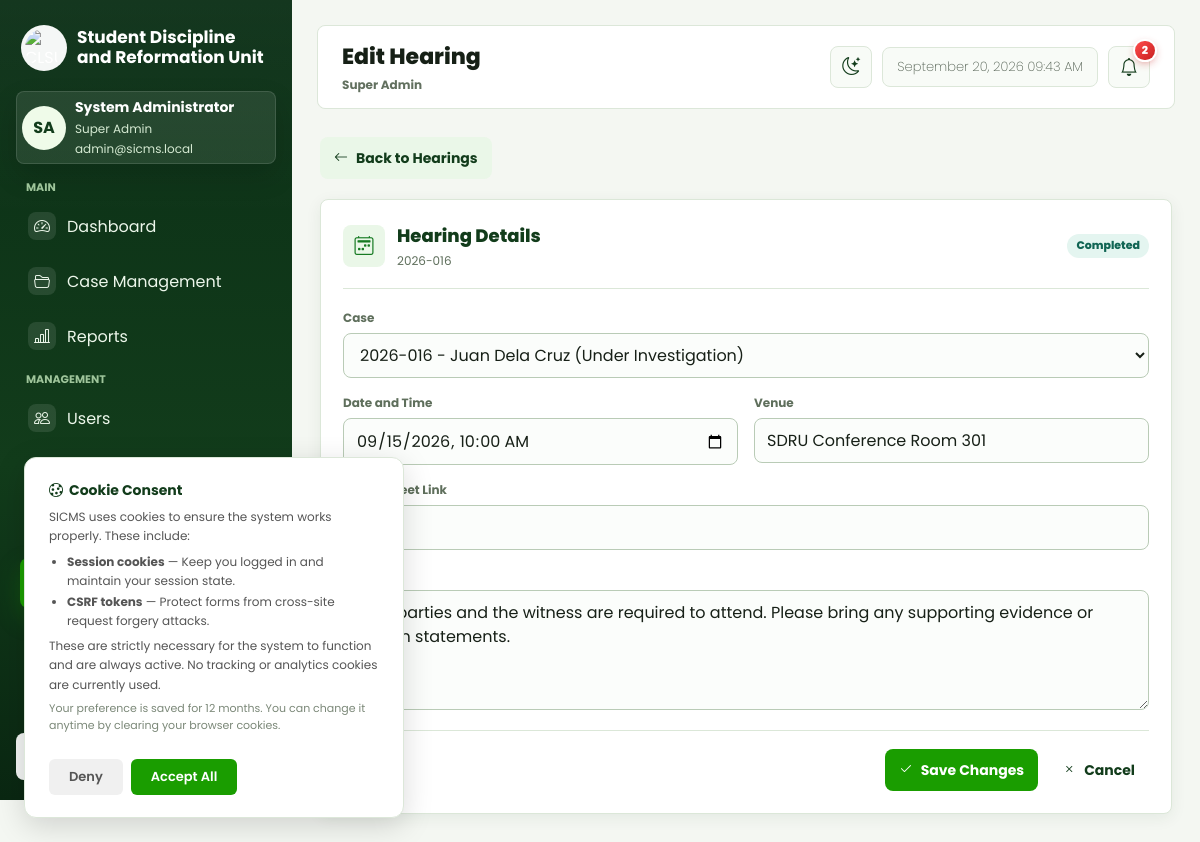
Page /web/views/hearings/edit.php?id=1 (signed in) on the earlier database version.
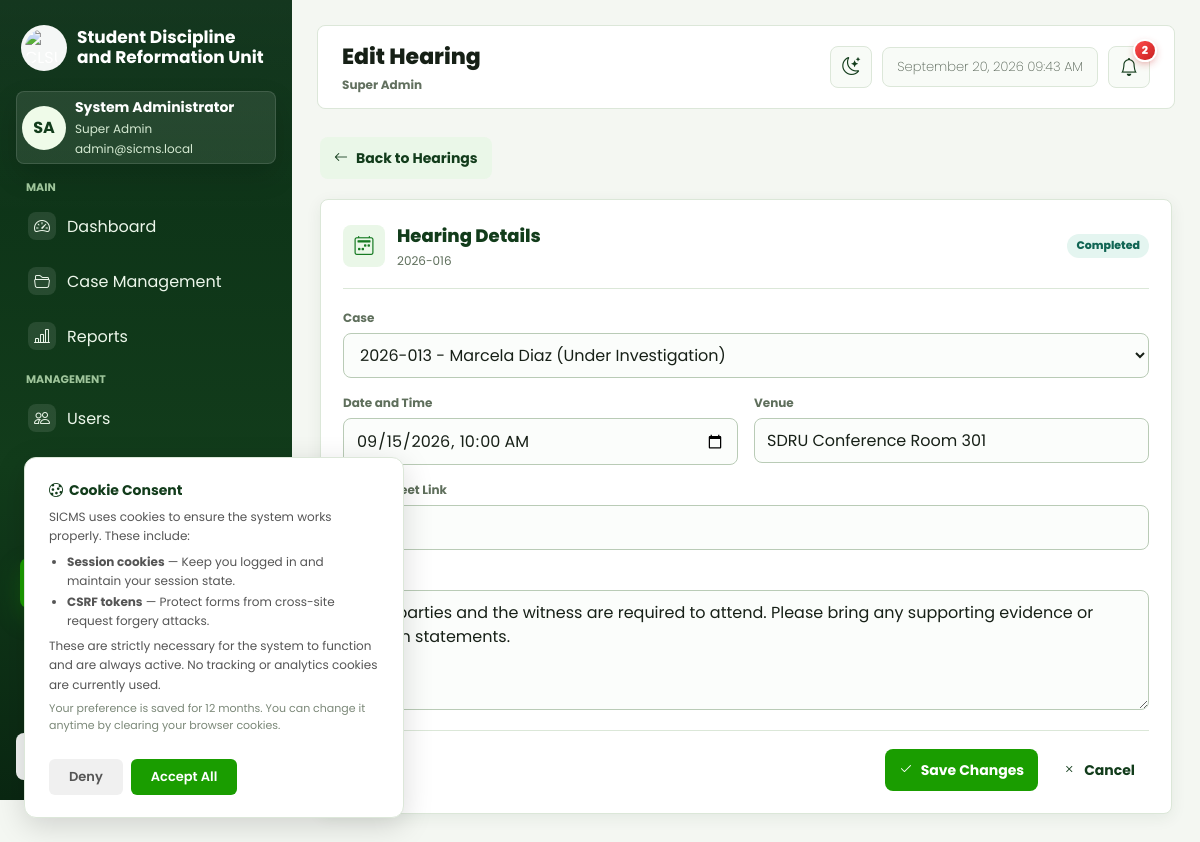
Same page on the later database version.
### tables this page shows
CREATE TABLE `hearings` (
  `hearing_id` int(10) unsigned NOT NULL AUTO_INCREMENT,
  `complaint_id` int(10) unsigned NOT NULL,
  `scheduled_by_account_id` int(10) unsigned DEFAULT NULL,
  `hearing_datetime` datetime DEFAULT NULL,
  `venue` varchar(255) DEFAULT NULL,
  `google_meet_link` varchar(500) DEFAULT NULL,
  `google_event_id` varchar(1024) DEFAULT NULL,
  `remarks` text DEFAULT NULL,
  `status` varchar(50) NOT NULL DEFAULT 'Scheduled',
  `created_at` datetime NOT NULL DEFAULT current_timestamp(),
  `updated_at` datetime NOT NULL DEFAULT current_timestamp() ON UPDATE current_timestamp(),
  PRIMARY KEY (`hearing_id`),
  KEY `idx_hearings_complaint` (`complaint_id`),
  KEY `idx_hearings_scheduled_by` (`scheduled_by_account_id`),
  KEY `idx_hearings_status` (`status`),
  KEY `idx_hearings_datetime` (`hearing_datetime`),
  CONSTRAINT `fk_hearings_complaint` FOREIGN KEY (`complaint_id`) REFERENCES `complaints` (`complaint_id`) ON DELETE CASCADE,
  CONSTRAINT `fk_hearings_scheduler` FOREIGN KEY (`scheduled_by_account_id`) REFERENCES `accounts` (`account_id`)
);

CREATE TABLE `complaints` (
  `complaint_id` int(10) unsigned NOT NULL AUTO_INCREMENT,
  `case_number` varchar(50) NOT NULL,
  `complaint_title` varchar(255) NOT NULL,
  `submitted_by_account_id` int(10) unsigned NOT NULL,
  `complainant_name` varchar(255) NOT NULL,
  `complainant_gender` varchar(20) DEFAULT NULL,
  `complainant_type` varchar(50) NOT NULL DEFAULT 'Student',
  `complainant_relationship` varchar(100) DEFAULT NULL,
  `complainant_employee_no` varchar(100) DEFAULT NULL,
  `complainant_department` varchar(255) DEFAULT NULL,
  `complainant_position` varchar(255) DEFAULT NULL,
  `complainant_affiliation` varchar(255) DEFAULT NULL,
  `complainant_purpose` varchar(255) DEFAULT NULL,
  `complainant_student_no` varchar(50) DEFAULT NULL,
  `complainant_email` varchar(255) DEFAULT NULL,
  `complainant_contact` varchar(50) DEFAULT NULL,
  `complainant_college` varchar(255) DEFAULT NULL,
  `complainant_course` varchar(255) DEFAULT NULL,
  `complainant_year_level` varchar(50) DEFAULT NULL,
  `complainant_section` varchar(50) DEFAULT NULL,
  `complainant_course_year` varchar(100) DEFAULT NULL,
  `case_classification` varchar(100) NOT NULL,
  `incident_datetime` datetime DEFAULT NULL,
  `incident_location` varchar(255) DEFAULT NULL,
  `complaint_details` text DEFAULT NULL,
  `status` varchar(50) NOT NULL DEFAULT 'Under Investigation',
  `assigned_coordinator_account_id` int(10) unsigned DEFAULT NULL,
  `assigned_reformation_coordinator_account_id` int(10) unsigned DEFAULT NULL,
  `reformation_completed_at` datetime DEFAULT NULL,
  `submitted_at` datetime NOT NULL DEFAULT current_timestamp(),
  `created_at` datetime NOT NULL DEFAULT current_timestamp(),
  `updated_at` datetime NOT NULL DEFAULT current_timestamp() ON UPDATE current_timestamp(),
  `case_source` varchar(20) NOT NULL DEFAULT 'Online Submission',
  `original_case_date` date DEFAULT NULL,
  `legacy_outcome` varchar(255) DEFAULT NULL,
  `action_taken` text DEFAULT NULL,
  `resolution_date` date DEFAULT NULL,
  `remarks_notes` text DEFAULT NULL,
  `legacy_entry_source` varchar(100) DEFAULT NULL,
  `outcome` text DEFAULT NULL,
  PRIMARY KEY (`complaint_id`),
  UNIQUE KEY `uq_complaints_case_number` (`case_number`),
  KEY `idx_complaints_submitted_by` (`submitted_by_account_id`),
  KEY `idx_complaints_coordinator` (`assigned_coordinator_account_id`),
  KEY `idx_complaints_status` (`status`),
  KEY `idx_complaints_classification` (`case_classification`),
  KEY `idx_complaints_submitted_at` (`submitted_at`),
  KEY `idx_complaints_source` (`case_source`),
  KEY `idx_complaints_source_orig_year` (`case_source`,`original_case_date`),
  KEY `idx_complaints_reformation_coordinator` (`assigned_reformation_coordinator_account_id`),
  CONSTRAINT `fk_complaints_coordinator` FOREIGN KEY (`assigned_coordinator_account_id`) REFERENCES `accounts` (`account_id`),
  CONSTRAINT `fk_complaints_reformation_coordinator` FOREIGN KEY (`assigned_reformation_coordinator_account_id`) REFERENCES `accounts` (`account_id`),
  CONSTRAINT `fk_complaints_submitter` FOREIGN KEY (`submitted_by_account_id`) REFERENCES `accounts` (`account_id`)
);

### web/helpers/Security.php (called while the page is built, shortened)
<?php
class Security {
    public static function startSession(array $options = []) {
        if (session_status() === PHP_SESSION_ACTIVE) {
            return;
        }
        $isHttps = (!empty($_SERVER['HTTPS']) && $_SERVER['HTTPS'] !== 'off');
        $defaults = [
            'cookie_lifetime' => 86400,
            'cookie_httponly' => true,
            'cookie_secure' => $isHttps,
            'cookie_samesite' => 'Lax',
        ];
    }
}

### web/config/Database.php (called while the page is built, shortened)
<?php
class Database{
    private $conn;
    public function __construct(){
        $this->host = getenv('DB_HOST') ?: '127.0.0.1';
        $this->port = (int) (getenv('DB_PORT') ?: '3307');
        $this->username = getenv('DB_USER') ?: 'root';
        $this->password = getenv('DB_PASSWORD') ?: '';
        $this->database = getenv('DB_NAME') ?: 'sicms';
        $this->conn = mysqli_init();
        mysqli_options($this->conn, MYSQLI_OPT_CONNECT_TIMEOUT, 3);
        try {
            $connected = mysqli_real_connect(
                $this->conn,
                $this->host,
                $this->username,
                $this->password,
                $this->database,
                $this->port
            );
        } catch (mysqli_sql_exception $e) {
            $connected = false;
        }
    }
    public function getConnection(){
        return $this->conn;
    }
}

### web/controllers/HearingController.php (called while the page is built, shortened)
<?php
require_once __DIR__ . '/../config/Database.php';
require_once __DIR__ . '/../models/User.php';
require_once __DIR__ . '/../models/Hearing.php';
require_once __DIR__ . '/../helpers/Security.php';
class HearingController {
    private $user;
    private $staffRoles = ['super-admin', 'admin', 'sdr staff', 'sdr-staff', 'sdru-staff', 'coordinator', 'head-of-sdru', 'sdru-head', 'head of sdru'];
    public function __construct() {
        $this->authenticateStaff();
    }
    public function edit($hearingId) {
        $hearing = Hearing::findHearing($hearingId);
        $errors = $_SESSION['hearing_errors'] ?? [];
        $old = $_SESSION['hearing_old'] ?? [];
        return [
            'user' => $this->user,
            'hearing' => $hearing,
            'cases' => Hearing::getSchedulableCases($this->user),
            'errors' => $errors,
            'old' => $old,
        ];
    }
    private function authenticateStaff() {
        $this->database = new Database();
        $this->db = $this->database->getConnection();
        $this->user = User::findByEmail($_SESSION['email']);
        $roleKey = strtolower(str_replace(['_', ' '], '-', $this->user['role'] ?? ''));
    }
    private function isStaffRole($roleKey) {
        foreach ($this->staffRoles as $role) {
            if ($roleKey === strtolower(str_replace(['_', ' '], '-', $role))) {
                return true;
            }
        }
        return false;
    }
    private function canAccessHearing(array $hearing) {
        if (strtolower(str_replace(['_', ' '], '-', $this->user['role'] ?? '')) !== 'coordinator') {
            return true;
        }
        $case = CaseRecord::findCase((int) $hearing['complaint_id']);
        return $case && !empty($case['assigned_coordinator_account_id']) && (int) $case['assigned_coordinator_account_id'] === (int) $this->user['account_id'];
    }
}

### web/models/User.php (called while the page is built, shortened)
<?php
class User extends Model {
    public static function findByEmail($email) {
        $query = "SELECT * FROM accounts WHERE email = ?";
        $stmt = self::$conn->prepare($query);
        $stmt->bind_param("s", $email);
        $stmt->execute();
        $result = $stmt->get_result();
        return $result->fetch_assoc();
    }
}

### web/models/Hearing.php (called while the page is built, shortened)
<?php
class Hearing extends Model {
    public static function getSchedulableCases(array $user = null) {
        $sql = "SELECT complaint_id, case_number, complainant_name, case_classification, status
                FROM complaints
                WHERE status = 'Under Investigation'";
        $sql .= "
                ORDER BY submitted_at DESC";
        $stmt = self::$conn->prepare($sql);
        $stmt->execute();
        $result = $stmt->get_result();
        return $result ? $result->fetch_all(MYSQLI_ASSOC) : [];
    }
    public static function findHearing($hearingId) {
        $sql = "SELECT h.*, c.case_number, c.complainant_name, c.case_classification
                FROM hearings h
                INNER JOIN complaints c ON h.complaint_id = c.complaint_id
                WHERE h.hearing_id = ?
                LIMIT 1";
        $stmt = self::$conn->prepare($sql);
        $stmt->bind_param("i", $hearingId);
        $stmt->execute();
        $result = $stmt->get_result();
        return $result ? $result->fetch_assoc() : null;
    }
    private static function roleKey(array $user) {
        return strtolower(str_replace(['_', ' '], '-', $user['role'] ?? ''));
    }
}

### web/views/hearings/edit.php (the view, shortened to what the changed rows need)
<?php
require_once __DIR__ . '/../../controllers/HearingController.php';
$controller = new HearingController();
$hearingId = (int) ($_GET['id'] ?? 0);
$viewData = $controller->edit($hearingId);
$hearing = $viewData['hearing'];
$cases = $viewData['cases'];
$old = $viewData['old'];
function h($value) {
    return htmlspecialchars((string) $value);
}
$selectedComplaintId = $old['complaint_id'] ?? $hearing['complaint_id'];
$selectedDatetime = $old['hearing_datetime'] ?? date('Y-m-d\TH:i', strtotime($hearing['hearing_datetime']));
?>
<!DOCTYPE html>
<html lang="en">
<head>
    <link rel="stylesheet" href="../layout/style.css">
    <link rel="stylesheet" href="../layout/sidebar.css">
    <link rel="stylesheet" href="https://cdn.jsdelivr.net/npm/bootstrap-icons@1.11.3/font/bootstrap-icons.min.css">
    <link rel="stylesheet" href="../layout/system.css?v=2">
    <link rel="stylesheet" href="../layout/hearings.css">
</head>
<body>
    <div class="dashboard-shell">
        <div class="app-content">
            <?php $pageTitle = 'Edit Hearing'; require __DIR__ . '/../layout/topbar.php'; ?>
    <main class="wrap hearing-form-page">
        <form class="panel hearing-form-panel" method="POST" action="edit.php?id=<?= (int) $hearing['hearing_id'] ?>">
            <div class="hearing-form-heading">
                <span><i class="bi bi-calendar2-week"></i></span>
                <div><h2>Hearing Details</h2><p><?= h($hearing['case_number']) ?></p></div>
                <span class="status hearing-current-status"><?= h($hearing['status']) ?></span>
            </div>
            <div class="grid hearing-form-grid">
                <div class="field full">
                    <label for="complaint_id">Case</label>
                    <select id="complaint_id" name="complaint_id" required>
                        <?php foreach ($cases as $case): ?>
                            <option value="<?= (int) $case['complaint_id'] ?>" <?= ((int) $selectedComplaintId === (int) $case['complaint_id']) ? 'selected' : '' ?>>
                                <?= h($case['case_number'] . ' - ' . $case['complainant_name'] . ' (' . $case['status'] . ')') ?>
                            </option>
                        <?php endforeach; ?>
                    </select>
                </div>
                <div class="field">
                    <label for="hearing_datetime">Date and Time</label>
                    <input id="hearing_datetime" type="datetime-local" name="hearing_datetime" value="<?= h($selectedDatetime) ?>" required>
                </div>
                <div class="field">
                    <label for="venue">Venue</label>
                    <input id="venue" name="venue" value="<?= h($old['venue'] ?? $hearing['venue']) ?>" required>
                </div>
                <div class="field full">
                    <label for="remarks">Remarks</label>
                    <textarea id="remarks" name="remarks"><?= h($old['remarks'] ?? $hearing['remarks']) ?></textarea>
                </div>
            </div>
        </form>
    </main>
        </div>
    </div>
</body>
</html>

Differences in the rows shown:
changed through a linked row, hearings "Completed": complaint_id "2026-016 - Juan Dela Cruz (Under Investigation)" → (not shown)
Other differences:
form field complaint_id: (not shown) → "2026-013 - Marcela Diaz (Under Investigation)"
